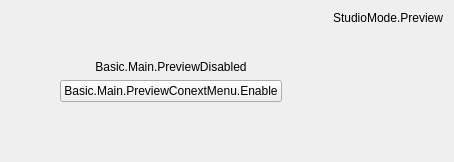
  <widget class="QWidget" name="centralwidget">
   <layout class="QVBoxLayout" name="verticalLayout">
    <item>
     <layout class="QHBoxLayout" name="horizontalLayout_2">
      <item>
       <layout class="QHBoxLayout" name="previewLayout">
        <property name="spacing">
         <number>2</number>
        </property>
        <item>
         <widget class="QWidget" name="previewDisabledWidget" native="true">
          <property name="sizePolicy">
           <sizepolicy hsizetype="Expanding" vsizetype="Expanding">
            <horstretch>0</horstretch>
            <verstretch>0</verstretch>
           </sizepolicy>
          </property>
          <layout class="QVBoxLayout" name="verticalLayout_7">
           <item>
            <spacer name="verticalSpacer_2">
             <property name="orientation">
              <enum>Qt::Vertical</enum>
             </property>
             <property name="sizeHint" stdset="0">
              <size>
               <width>20</width>
               <height>40</height>
              </size>
             </property>
            </spacer>
           </item>
           <item>
            <widget class="QLabel" name="label">
             <property name="sizePolicy">
              <sizepolicy hsizetype="Preferred" vsizetype="Preferred">
               <horstretch>0</horstretch>
               <verstretch>0</verstretch>
              </sizepolicy>
             </property>
             <property name="text">
              <string>Basic.Main.PreviewDisabled</string>
             </property>
             <property name="alignment">
              <set>Qt::AlignCenter</set>
             </property>
            </widget>
           </item>
           <item>
            <layout class="QHBoxLayout" name="horizontalLayout">
             <item>
              <spacer name="horizontalSpacer_2">
               <property name="orientation">
                <enum>Qt::Horizontal</enum>
               </property>
               <property name="sizeHint" stdset="0">
                <size>
                 <width>40</width>
                 <height>20</height>
                </size>
               </property>
              </spacer>
             </item>
             <item>
              <widget class="QPushButton" name="enablePreviewButton">
               <property name="text">
                <string>Basic.Main.PreviewConextMenu.Enable</string>
               </property>
              </widget>
             </item>
             <item>
              <spacer name="horizontalSpacer_3">
               <property name="orientation">
                <enum>Qt::Horizontal</enum>
               </property>
               <property name="sizeHint" stdset="0">
                <size>
                 <width>40</width>
                 <height>20</height>
                </size>
               </property>
              </spacer>
             </item>
            </layout>
           </item>
           <item>
            <spacer name="verticalSpacer_3">
             <property name="orientation">
              <enum>Qt::Vertical</enum>
             </property>
             <property name="sizeHint" stdset="0">
              <size>
               <width>20</width>
               <height>40</height>
              </size>
             </property>
            </spacer>
           </item>
          </layout>
         </widget>
        </item>
        <item>
         <layout class="QVBoxLayout" name="previewTextLayout">
          <property name="spacing">
           <number>0</number>
          </property>
          <item>
           <widget class="QLabel" name="previewLabel">
            <property name="text">
             <string>StudioMode.Preview</string>
            </property>
            <property name="alignment">
             <set>Qt::AlignBottom|Qt::AlignHCenter</set>
            </property>
           </widget>
          </item>
          <item>
           <widget class="OBSBasicPreview" name="preview" native="true">
            <property name="sizePolicy">
             <sizepolicy hsizetype="Expanding" vsizetype="Expanding">
              <horstretch>0</horstretch>
              <verstretch>0</verstretch>
             </sizepolicy>
            </property>
            <property name="minimumSize">
             <size>
              <width>32</width>
              <height>32</height>
             </size>
            </property>
            <property name="focusPolicy">
             <enum>Qt::ClickFocus</enum>
            </property>
            <property name="contextMenuPolicy">
             <enum>Qt::CustomContextMenu</enum>
            </property>
            <addaction name="actionRemoveSource"/>
           </widget>
          </item>
         </layout>
        </item>
       </layout>
      </item>
     </layout>
    </item>
   </layout>
  </widget>
